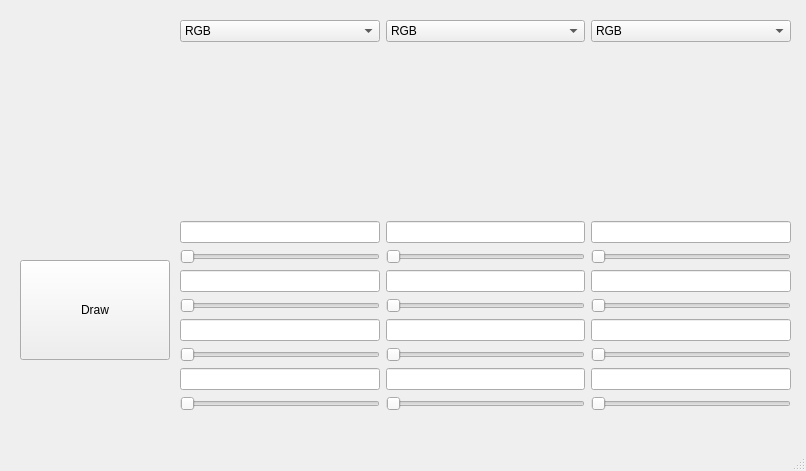
<?xml version="1.0" encoding="UTF-8"?>
<ui version="4.0">
 <class>MainWindow</class>
 <widget class="QMainWindow" name="MainWindow">
  <property name="geometry">
   <rect>
    <x>0</x>
    <y>0</y>
    <width>806</width>
    <height>471</height>
   </rect>
  </property>
  <property name="windowTitle">
   <string>MainWindow</string>
  </property>
  <widget class="QWidget" name="centralwidget">
   <widget class="QPushButton" name="DrawButton">
    <property name="geometry">
     <rect>
      <x>20</x>
      <y>260</y>
      <width>150</width>
      <height>100</height>
     </rect>
    </property>
    <property name="text">
     <string>Draw</string>
    </property>
   </widget>
   <widget class="QWidget" name="gridLayoutWidget">
    <property name="geometry">
     <rect>
      <x>180</x>
      <y>20</y>
      <width>611</width>
      <height>391</height>
     </rect>
    </property>
    <layout class="QGridLayout" name="gridLayout">
     <item row="11" column="0">
      <widget class="QLabel" name="label1">
       <property name="text">
        <string/>
       </property>
       <property name="textFormat">
        <enum>Qt::MarkdownText</enum>
       </property>
       <property name="alignment">
        <set>Qt::AlignCenter</set>
       </property>
       <property name="wordWrap">
        <bool>false</bool>
       </property>
      </widget>
     </item>
     <item row="0" column="0">
      <widget class="QComboBox" name="comboBox1">
       <property name="toolTipDuration">
        <number>0</number>
       </property>
       <property name="maxCount">
        <number>2147483645</number>
       </property>
       <item>
        <property name="text">
         <string>RGB</string>
        </property>
       </item>
       <item>
        <property name="text">
         <string>CMYK</string>
        </property>
       </item>
       <item>
        <property name="text">
         <string>HSV</string>
        </property>
       </item>
       <item>
        <property name="text">
         <string>HSL</string>
        </property>
       </item>
       <item>
        <property name="text">
         <string>XYZ</string>
        </property>
       </item>
       <item>
        <property name="text">
         <string>LAB</string>
        </property>
       </item>
      </widget>
     </item>
     <item row="11" column="2">
      <widget class="QLabel" name="label3">
       <property name="text">
        <string/>
       </property>
       <property name="alignment">
        <set>Qt::AlignCenter</set>
       </property>
      </widget>
     </item>
     <item row="19" column="2">
      <widget class="QSlider" name="horizontalSlider_8">
       <property name="orientation">
        <enum>Qt::Horizontal</enum>
       </property>
      </widget>
     </item>
     <item row="14" column="1">
      <widget class="QSlider" name="horizontalSlider_4">
       <property name="orientation">
        <enum>Qt::Horizontal</enum>
       </property>
      </widget>
     </item>
     <item row="29" column="1">
      <widget class="QLineEdit" name="lineEdit_2_4"/>
     </item>
     <item row="28" column="2">
      <widget class="QSlider" name="horizontalSlider_9">
       <property name="orientation">
        <enum>Qt::Horizontal</enum>
       </property>
      </widget>
     </item>
     <item row="14" column="0">
      <widget class="QSlider" name="horizontalSlider_1">
       <property name="orientation">
        <enum>Qt::Horizontal</enum>
       </property>
      </widget>
     </item>
     <item row="0" column="2">
      <widget class="QComboBox" name="comboBox3">
       <item>
        <property name="text">
         <string>RGB</string>
        </property>
       </item>
       <item>
        <property name="text">
         <string>CMYK</string>
        </property>
       </item>
       <item>
        <property name="text">
         <string>HSV</string>
        </property>
       </item>
       <item>
        <property name="text">
         <string>HLS</string>
        </property>
       </item>
       <item>
        <property name="text">
         <string>XYZ</string>
        </property>
       </item>
       <item>
        <property name="text">
         <string>LAB</string>
        </property>
       </item>
      </widget>
     </item>
     <item row="19" column="1">
      <widget class="QSlider" name="horizontalSlider_5">
       <property name="orientation">
        <enum>Qt::Horizontal</enum>
       </property>
      </widget>
     </item>
     <item row="0" column="1">
      <widget class="QComboBox" name="comboBox2">
       <item>
        <property name="text">
         <string>RGB</string>
        </property>
       </item>
       <item>
        <property name="text">
         <string>CMYK</string>
        </property>
       </item>
       <item>
        <property name="text">
         <string>HSV</string>
        </property>
       </item>
       <item>
        <property name="text">
         <string>HLS</string>
        </property>
       </item>
       <item>
        <property name="text">
         <string>XYZ</string>
        </property>
       </item>
       <item>
        <property name="text">
         <string>LAB</string>
        </property>
       </item>
      </widget>
     </item>
     <item row="29" column="2">
      <widget class="QLineEdit" name="lineEdit_3_4"/>
     </item>
     <item row="28" column="1">
      <widget class="QSlider" name="horizontalSlider_6">
       <property name="orientation">
        <enum>Qt::Horizontal</enum>
       </property>
      </widget>
     </item>
     <item row="28" column="0">
      <widget class="QSlider" name="horizontalSlider_3">
       <property name="orientation">
        <enum>Qt::Horizontal</enum>
       </property>
      </widget>
     </item>
     <item row="13" column="2">
      <widget class="QLineEdit" name="lineEdit_7"/>
     </item>
     <item row="13" column="0">
      <widget class="QLineEdit" name="lineEdit_1"/>
     </item>
     <item row="20" column="2">
      <widget class="QLineEdit" name="lineEdit_9"/>
     </item>
     <item row="13" column="1">
      <widget class="QLineEdit" name="lineEdit_4"/>
     </item>
     <item row="19" column="0">
      <widget class="QSlider" name="horizontalSlider_2">
       <property name="orientation">
        <enum>Qt::Horizontal</enum>
       </property>
      </widget>
     </item>
     <item row="11" column="1">
      <widget class="QLabel" name="label2">
       <property name="text">
        <string/>
       </property>
       <property name="alignment">
        <set>Qt::AlignCenter</set>
       </property>
      </widget>
     </item>
     <item row="18" column="0">
      <widget class="QLineEdit" name="lineEdit_2"/>
     </item>
     <item row="29" column="0">
      <widget class="QLineEdit" name="lineEdit_1_4"/>
     </item>
     <item row="20" column="0">
      <widget class="QLineEdit" name="lineEdit_3"/>
     </item>
     <item row="18" column="1">
      <widget class="QLineEdit" name="lineEdit_5"/>
     </item>
     <item row="14" column="2">
      <widget class="QSlider" name="horizontalSlider_7">
       <property name="orientation">
        <enum>Qt::Horizontal</enum>
       </property>
      </widget>
     </item>
     <item row="20" column="1">
      <widget class="QLineEdit" name="lineEdit_6"/>
     </item>
     <item row="18" column="2">
      <widget class="QLineEdit" name="lineEdit_8"/>
     </item>
     <item row="30" column="2">
      <widget class="QSlider" name="horizontalSlider_3_4">
       <property name="orientation">
        <enum>Qt::Horizontal</enum>
       </property>
      </widget>
     </item>
     <item row="30" column="1">
      <widget class="QSlider" name="horizontalSlider_2_4">
       <property name="orientation">
        <enum>Qt::Horizontal</enum>
       </property>
      </widget>
     </item>
     <item row="30" column="0">
      <widget class="QSlider" name="horizontalSlider_1_4">
       <property name="orientation">
        <enum>Qt::Horizontal</enum>
       </property>
      </widget>
     </item>
    </layout>
   </widget>
  </widget>
  <widget class="QMenuBar" name="menubar">
   <property name="geometry">
    <rect>
     <x>0</x>
     <y>0</y>
     <width>806</width>
     <height>26</height>
    </rect>
   </property>
  </widget>
  <widget class="QStatusBar" name="statusbar"/>
 </widget>
 <resources/>
 <connections/>
</ui>
